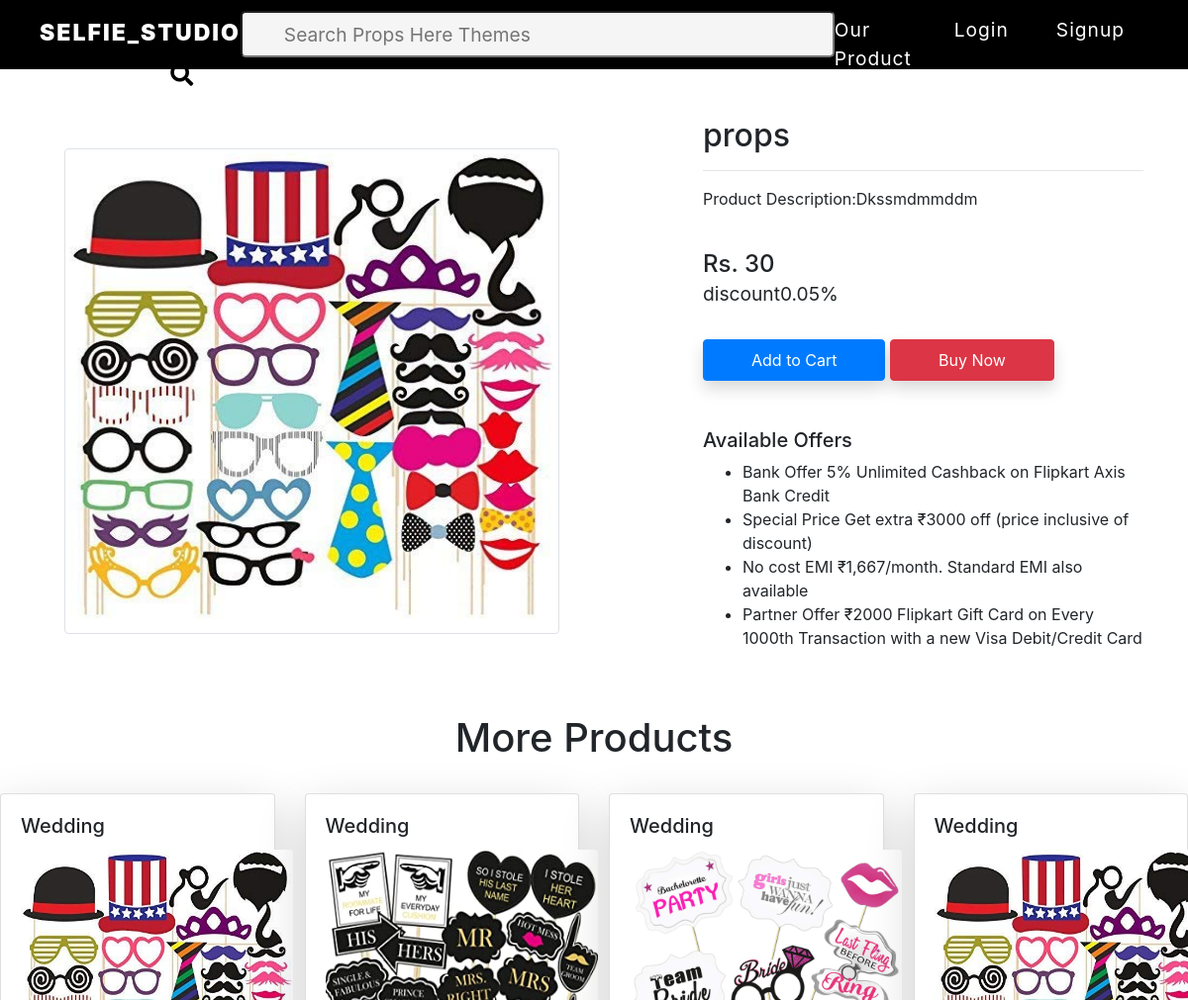
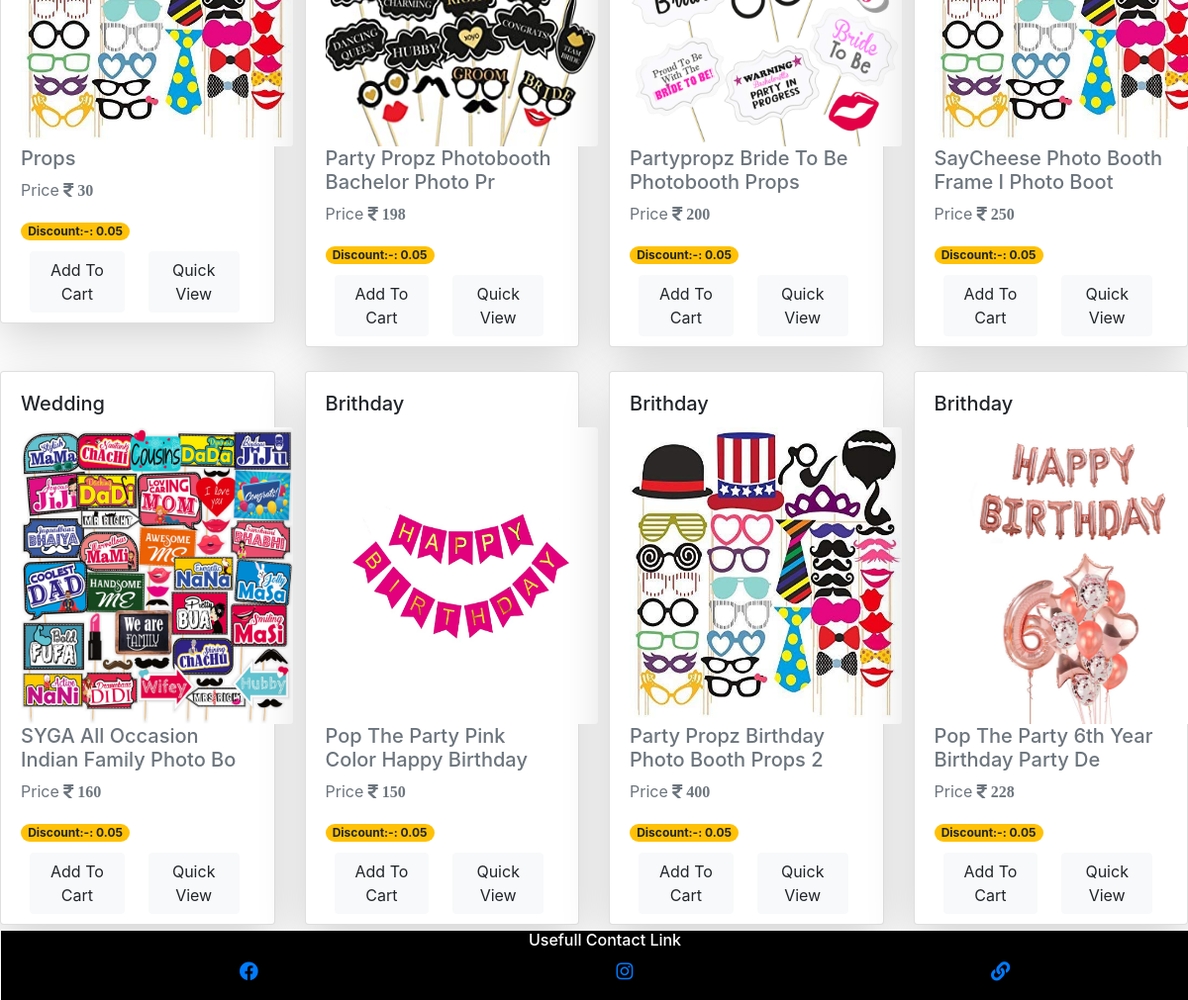
The page /show_product/1 on the database its author committed (2 pictures, top to bottom).
### product/models.py (models this page shows, shortened)
class Products(models.Model):
    product_category = (
        ('wedding', 'wedding'),
        ('brithday', 'brithday'),
        ('photoshot', 'photoshot'),
        ('themes','themes')
    )
    name = models.CharField(max_length=50, default="user name")
    image = models.ImageField(upload_to='products', default='there is no image')
    detail = models.TextField(max_length=1000)
    price = models.IntegerField(default=0)
    cat = models.CharField(max_length=10, choices=product_category, default=product_category[0][1])
    quantity = models.IntegerField(default=100)
    discount=models.FloatField(default=.05)
    add_no = models.DateField(auto_now=True)
    total=models.IntegerField(default=0)

### product/views.py (the view)
# urls.py: path("show_product/<int:id>",views.show_product,name="show_product"),
def show_product(request, id):
    pro = Products.objects.all()
    product = Products.objects.get(id=id)
    return render(request, "product/showproduct.html", {"product": product,  'pro': pro})

### template/product/showproduct.html (shortened to what this page needs)
{% extends 'layout/base.html' %}
{% block body %}
<div class="container my-5">
  <div class="row">
    <div class="col-sm-6 text-center align-self-center">
      <img src="/media/{{product.image}}" alt="" class="img-fluid img-thumbnail">
    </div>
    <div class="col-sm-5 offset-sm-1">
      <h2>{{product.name}}</h2>
      <hr>
      <p>Product Description:{{product.detail}} </p> <br>
      <h4>Rs. {{product.price}} <br> <small
          class="fw-light text-decoration-line-through">discount{{product.discount}}%</small></h4> <br>
      <a href=" {% url 'cart_add' product.id %}" class="btn btn-primary shadow px-5 py-2">Add to Cart</a>
      <a href="" class="btn btn-danger shadow px-5 py-2 ms-4">Buy Now</a>
      <h5 class="mt-5">Available Offers</h5>
      <ul>
        <li>Bank Offer 5% Unlimited Cashback on Flipkart Axis Bank Credit</li>
        <li>Special Price Get extra ₹3000 off (price inclusive of discount)</li>
        <li>No cost EMI ₹1,667/month. Standard EMI also available</li>
        <li>Partner Offer ₹2000 Flipkart Gift Card on Every 1000th Transaction with a new Visa Debit/Credit Card</li>
      </ul>
    </div>
  </div>
</div>
<div class="div">
  <h1 class="heading">
    more Products
  </h1>
  <div class="row" style="text-transform: capitalize;">
    {% for i in pro|slice:8 %}
    <div class="col-md-3 mt-4  " style="text-transform: capitalize;">
      <div class="card shadow-lg">
        <div class="card-body">
          <h5 class="card-title">
            {{i.cat}}
          </h5>
          <img class="card-img " id="img-card" src="/media/{{i.image}} " alt="{{i.title}} ">
          <h5 class="text-muted" style="text-transform: capitalize;">
            {{i.name|slice:40}}
          </h5>
          <p class="text-muted">
            price
            <i class="fas fa-rupee-sign "> {{i.price }}</i>
          </p>
          <span class="badge badge-pill badge-warning">
            Discount:-: {{i.discount}}
          </span>
          <div id="btn2">
            <a class="btn btn-light mx-4" href="{% url 'cart_add' i.id %}" role="button">
              add to cart
            </a>
            <a class="btn btn-light" href="{% url 'show_product' i.id %}" role="button">
              quick view
            </a>
          </div>
        </div>
      </div>
    </div>
    {% endfor %}
  </div>
</div>
{% endblock body %}

### template/product/showproduct.html (style rules this page uses)
img { position: sticky; width: 500px; height: 600px; }
#img-card { height: 300px; width: 275px; }
p { text-transform: capitalize; }
.heading { text-align: center; text-transform: capitalize; }
.div { position: relative; top: 1px; margin-bottom: 7px; }
#btn2 { justify-content: space-between; top: 10px; display: flex; position: relative; color: darkblue; text-transform: capitalize; right: 15px; }

### rows shown on the page
Products: image (picture), name "props", detail "Dkssmdmmddm", price "30", discount "0.05", cat "Wedding", name "Props"
Products: cat "Wedding", image (picture), name "Party Propz Photobooth Bachelor Photo Pr", price "198", discount "0.05"
Products: cat "Wedding", image (picture), name "Partypropz Bride To Be Photobooth Props", price "200", discount "0.05"
Products: cat "Wedding", image (picture), name "SayCheese Photo Booth Frame I Photo Boot", price "250", discount "0.05"
Products: cat "Wedding", image (picture), name "SYGA All Occasion Indian Family Photo Bo", price "160", discount "0.05"
Products: cat "Brithday", image (picture), name "Pop The Party Pink Color Happy Birthday", price "150", discount "0.05"
Products: cat "Brithday", image (picture), name "Party Propz Birthday Photo Booth Props 2", price "400", discount "0.05"
Products: cat "Brithday", image (picture), name "Pop The Party 6th Year Birthday Party De", price "228", discount "0.05"
